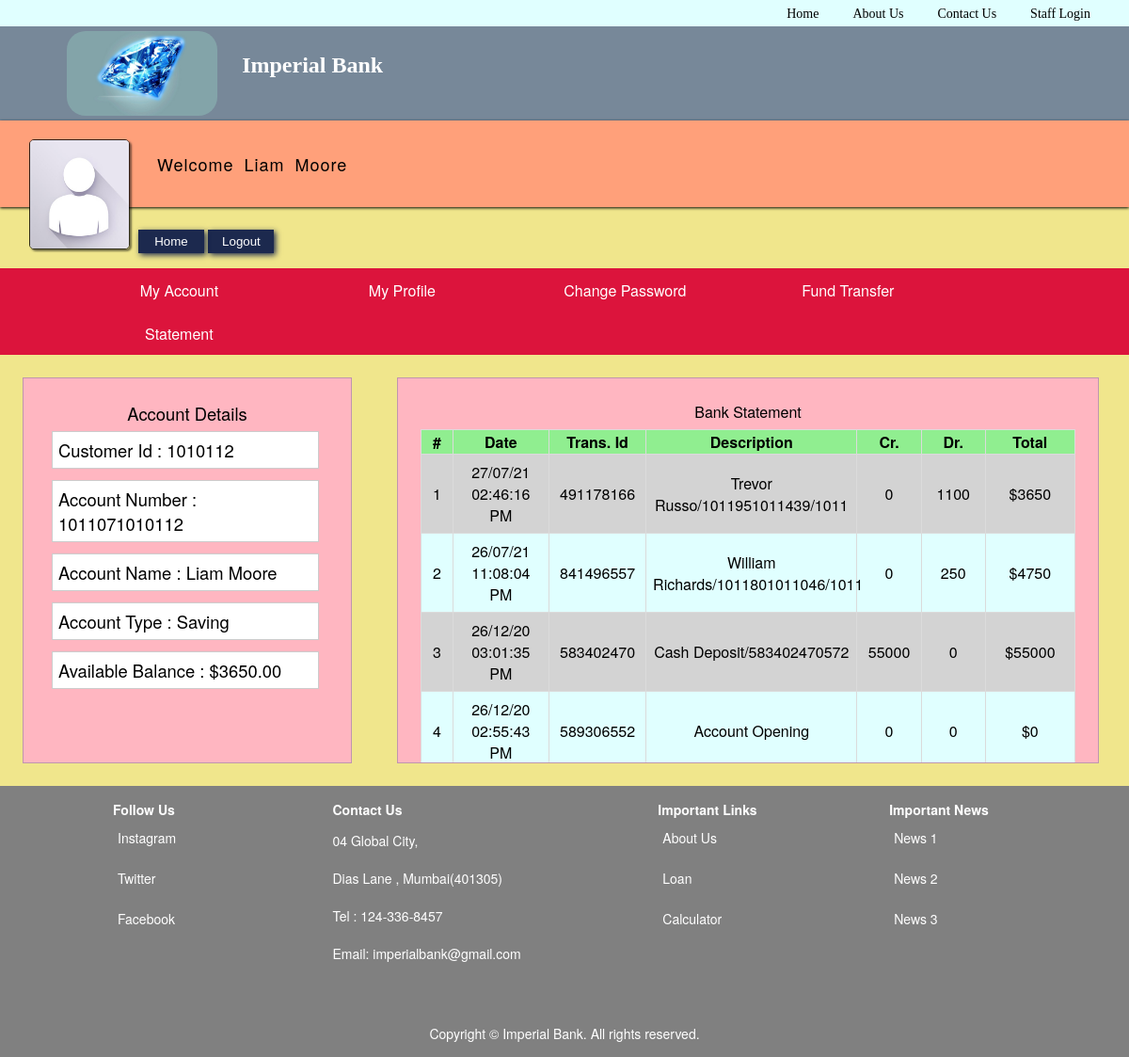
/customer_profile.php (signed in), run on the app's committed database.
### tables this page shows
CREATE TABLE `bank_customers` (
  `Id` int(100) NOT NULL,
  `Username` varchar(20) DEFAULT NULL,
  `Password` varchar(15) DEFAULT NULL,
  `Customer_Photo` longblob,
  `Photo_name` varchar(500) DEFAULT NULL,
  `Customer_ID` varchar(20) DEFAULT NULL,
  `Gender` varchar(10) NOT NULL,
  `Landline_no` varchar(10) NOT NULL,
  `Home_Addr` varchar(100) NOT NULL,
  `Office_Addr` varchar(255) NOT NULL,
  `Country` varchar(255) NOT NULL,
  `State` varchar(255) NOT NULL,
  `City` varchar(255) NOT NULL,
  `Pin_code` varchar(255) NOT NULL,
  `Account_no` varchar(20) DEFAULT NULL,
  `Branch` varchar(50) DEFAULT NULL,
  `IFSC_Code` varchar(50) DEFAULT NULL,
  `PAN` varchar(10) DEFAULT NULL,
  `CITIZENSHIP` varchar(50) DEFAULT NULL,
  `Current_Balance` float(100,2) DEFAULT NULL,
  `LastTransaction` int(20) DEFAULT '0',
  `Mobile_no` varchar(20) DEFAULT NULL,
  `Email_ID` varchar(50) DEFAULT 'Nil',
  `Debit_Card_No` varchar(50) DEFAULT NULL,
  `Debit_Card_Pin` int(4) DEFAULT NULL,
  `CVV` int(3) DEFAULT NULL,
  `DOB` varchar(20) DEFAULT NULL,
  `Area_Loc` varchar(255) DEFAULT NULL,
  `Nominee_name` varchar(255) DEFAULT NULL,
  `Nominee_ac_no` varchar(255) DEFAULT NULL,
  `Last_Login` varchar(50) DEFAULT NULL,
  `Ac_Opening_Date` varchar(255) DEFAULT NULL,
  `Account_Status` varchar(10) NOT NULL,
  `Account_type` varchar(20) NOT NULL
);

CREATE TABLE `passbook_1010112` (
  `id` int(255) NOT NULL,
  `Transaction_id` varchar(255) DEFAULT NULL,
  `Transaction_date` varchar(255) DEFAULT NULL,
  `Description` varchar(255) DEFAULT NULL,
  `Cr_amount` varchar(255) DEFAULT NULL,
  `Dr_amount` varchar(255) DEFAULT NULL,
  `Net_Balance` varchar(255) DEFAULT NULL,
  `Remark` varchar(255) DEFAULT NULL
);

### customer_profile.php (the view, shortened to what this page needs)
<?php
include 'header.php' ;
include 'customer_profile_header.php';
?>
<html>
 <head><title>My Profile</title>
 <link rel="stylesheet" type="text/css" href="css/customer_profile.css" />
</head>
<body>
<?php
        $cust_id= $_SESSION['customer_Id'];
        include 'db_connect.php';
        $sql="SELECT * FROM bank_customers where Customer_ID= '$cust_id' ";
		$result = $conn->query($sql);
        $row = $result->fetch_assoc();
        $current_bal = $row['Current_Balance'];
?>
    <div class="cust_profile_container">
            <div class="acc_details">
                <span class="heading">Account Details</span><br>
                <label>Customer Id : <?php echo $_SESSION['customer_Id']; ?></label>
                <label>Account Number : <?php echo $_SESSION['Account_No']; ?></label>
                 <label>Account Name : <?php echo $_SESSION['Username']; ?></label>
                <label>Account Type : <?php echo $_SESSION['Account_type']; ?></label>
                <label>Available Balance : $<?php echo $current_bal ; ?></label>
            </div>
    <div class="statement">
                <label class="heading">Bank Statement</label>
                <table>
                <th width="5%">#</th>
                <th width="15%">Date</th>
                <th width="15%">Trans. Id</th>
                <th width="31%">Description</th>
                <th width="10%">Cr.</th>
                <th width="10%">Dr.</th>
                <th width="20%">Total</th>
                <?php
    $cust_id = $_SESSION['customer_Id'];
	$sql = "SELECT * from passbook_$cust_id ORDER By Id DESC LIMIT 10";
	$result = $conn->query($sql);
	if ($result->num_rows > 0) {
			  $Sl_no = 1;
		while($row = $result->fetch_assoc()) {
		echo '
			<tr>
            <td>'.$Sl_no++.'</td>
            <td>'.$row['Transaction_date'].'</td>
			<td>'.$row['Transaction_id'].'</td>
			<td>'.$row['Description'].'</td>
			<td>'.$row['Cr_amount'].'</td>
			<td>'.$row['Dr_amount'].'</td>
			<td>$'.$row['Net_Balance'].'</td>
			</tr>';
	}
}
?>
                </table>
    </div>
</div>
</body>
<?php include 'footer.php' ; ?>
</html>

### css/header.css (style rules this page uses)
* { margin: 0px; }
body { font-family: verdana, "Helvetica Neue", Helvetica, Arial, sans-serif; }

### css/customer_profile.css (style rules this page uses)
body { background-color: khaki; }
.acc_details { width: 25%; height: 45%; background-color:lightpink; float: left; padding: 2%; margin: 2%; text-align: center; border: 1px solid rgba(44, 78, 134, 0.3); font-size: 2.3vh; }
.acc_details label { width: 90%; background-color: white; float: left; padding: 2%; margin: 2%; text-align: left; border: 1px solid rgba(0, 0, 0, 0.2); }
.statement { height: 45%; width: 58%; padding: 2%; margin: 2%; background-color: lightpink; float: left; overflow: auto; text-align: center; border: 1px solid rgba(44, 78, 134, 0.3); }
.statement table { width: 100%; margin: 1% auto; font-size: 2vh; border-collapse: collapse; border: 1px rgb(221, 221, 221); text-align: center; }
.statement table th { color:black; background-color: lightgreen; border: 1px solid rgb(219, 219, 219); }
.statement table tr:nth-child(even) { background-color: lightgray; }
.statement table tr:nth-child(odd) { background-color: lightcyan; }
.statement table tr td { border: 1px solid rgb(219, 219, 219); padding: 1%; height: 50px; }

### css/footer.css (style rules this page uses)
body { margin: 0px; }

### data on the page
bank_customers: Current_Balance "3650.00"
passbook_1010112: Transaction_date "27/07/21 02:46:16 PM", Transaction "491178166", Description "Trevor Russo/1011951011439/1011", Cr_amount "0", Dr_amount "1100", Net_Balance "3650"
passbook_1010112: Transaction_date "26/07/21 11:08:04 PM", Transaction "841496557", Description "William Richards/1011801011046/1011", Cr_amount "0", Dr_amount "250", Net_Balance "4750"
passbook_1010112: Transaction_date "26/12/20 03:01:35 PM", Transaction "583402470", Description "Cash Deposit/583402470572", Cr_amount "55000", Dr_amount "0", Net_Balance "55000"
passbook_1010112: Transaction_date "26/12/20 02:55:43 PM", Transaction "589306552", Description "Account Opening", Cr_amount "0", Dr_amount "0", Net_Balance "0"

### other printed values
$_SESSION['Username'] "Liam Moore"
$_SESSION['customer_Id'] "1010112"
$_SESSION['Account_No'] "1011071010112"
$_SESSION['Account_type'] "Saving"
